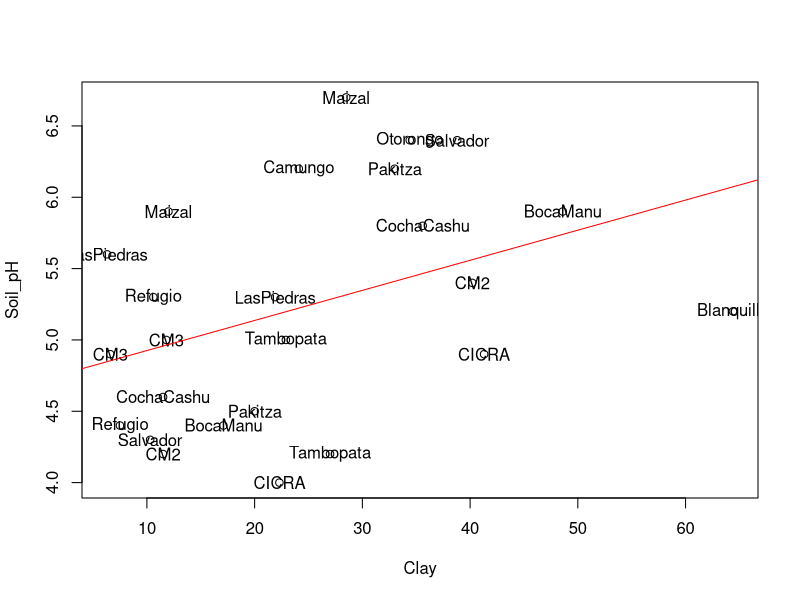
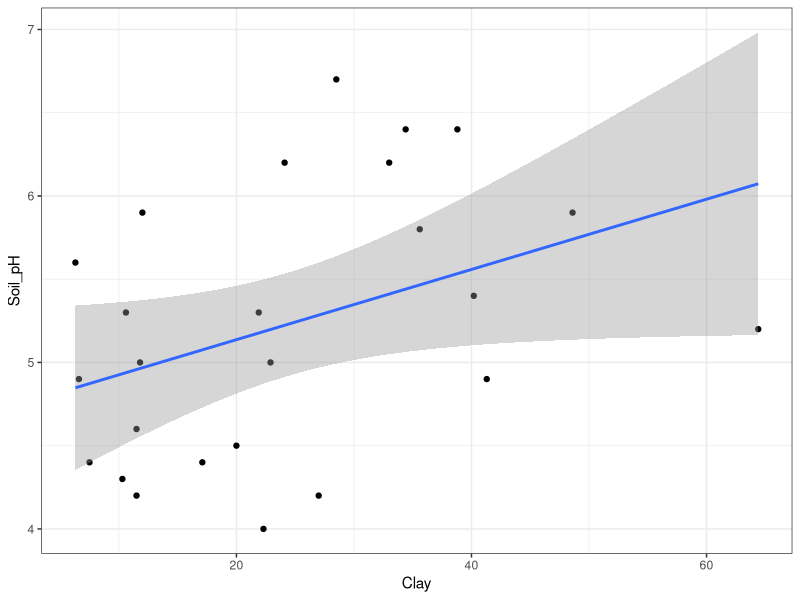
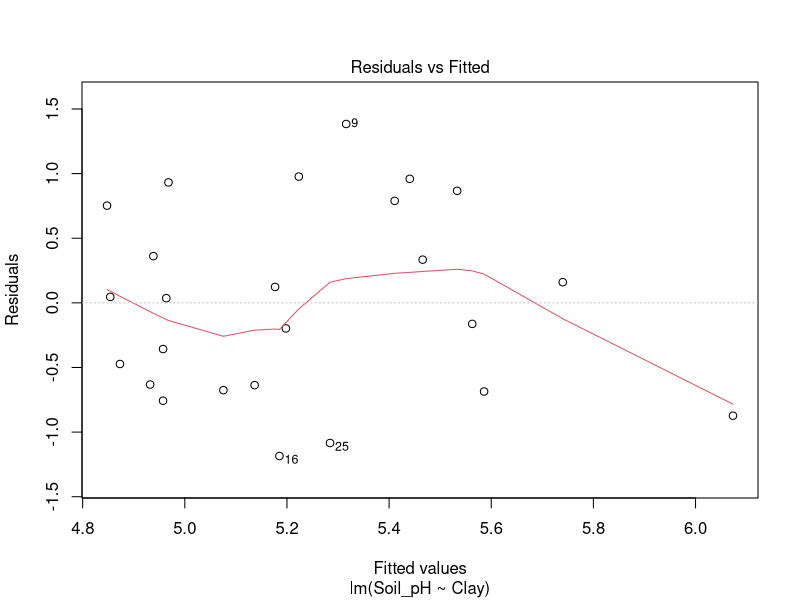
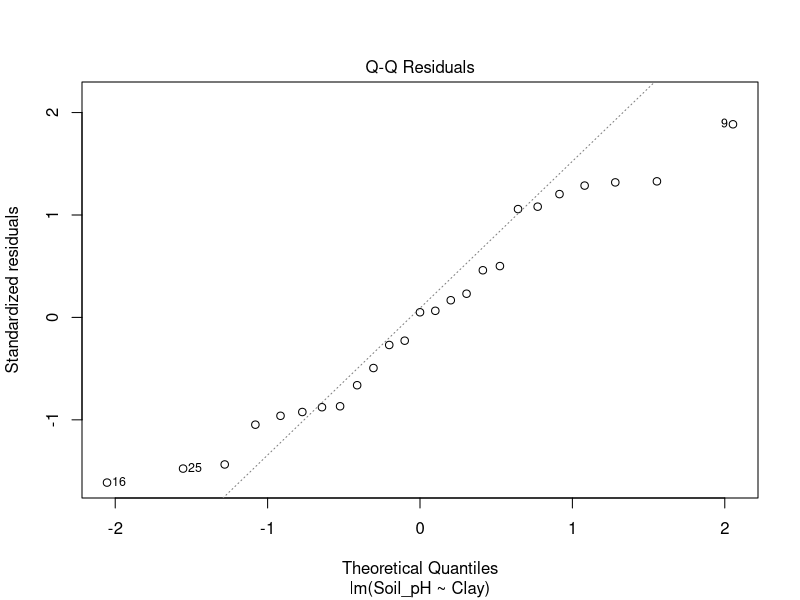
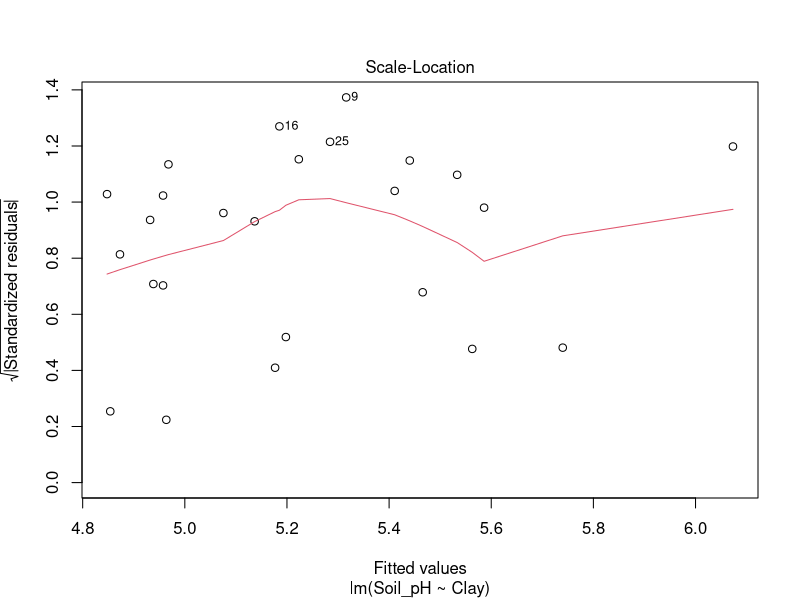
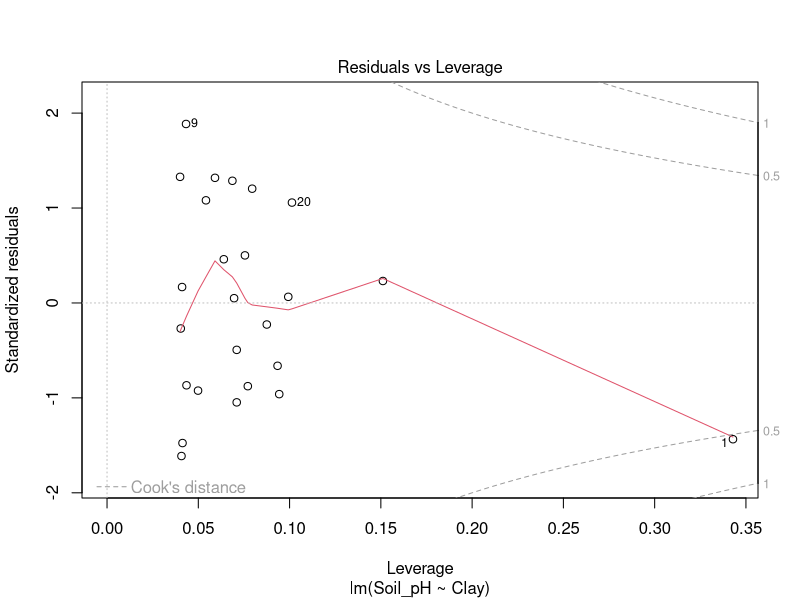
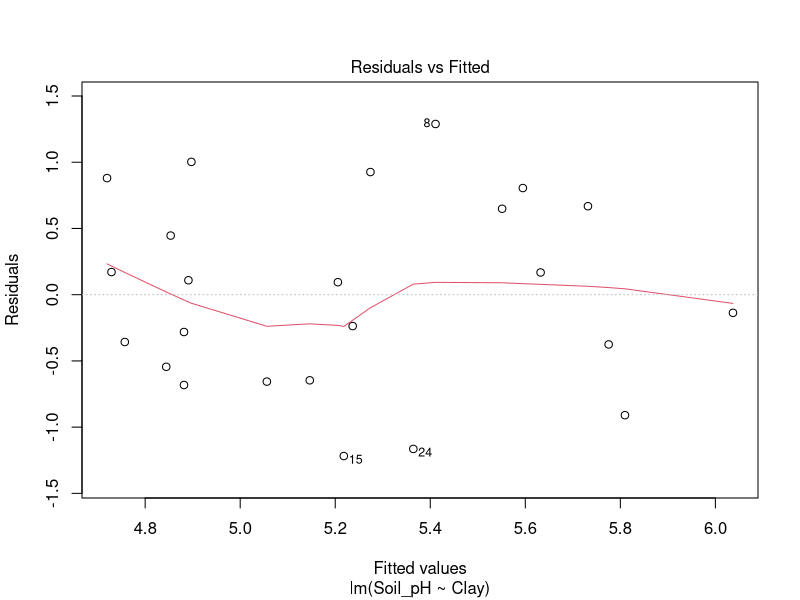
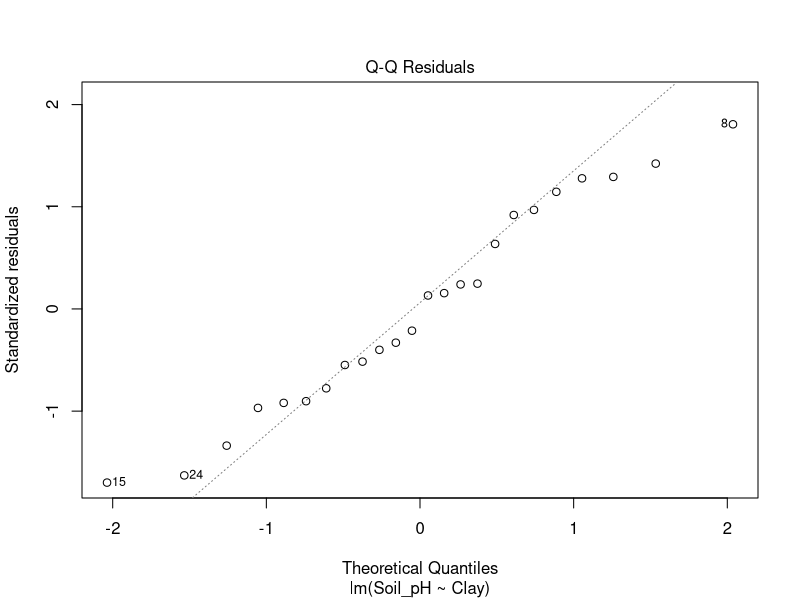

Write R code to recreate these figures, in order.
# Professional Skills R Session: Linear models, 5 Nov 

# Introductory things ---- 

# Load library 

library(dplyr)
library(ggplot2)

# Loading data 

soils <- read.csv("01-linear-models/peru_soil_data.csv")

# Quick check of the data 

dim(soils)
names(soils)
head(soils)
summary(soils)

# (6.1) Running ANOVA: pH varying with habitat ---- 

lm_pH <- lm(Soil_pH ~ Habitat, data = soils)

## Testing assumptions 

# (1) Test with shapiro normality / bartlett homoscedasticity test 
# Recall that we want the p-values for the tests to be greater than 0.05
# That means that it is NOT sig diff from being normally distributed i.e. normal
# And NOT sig diff from having different variances i.e. equal 
# (2) Or you can test with plot(lm_pH) to see the 4 types of plots
# note that plot(lm_pH) shows you the 4 plot, while plot(Soil_pH ~ Cont_var, data = soils)
# shows you just the plot of soil pH against another continuous variable, refer below
# (3) Or we can manually plot histograms with hist() and
# box plots with boxplots() or plot() to check as well 

lm_pH_resids <- resid(lm_pH)
shapiro.test(lm_pH_resids)                         # p-value = 0.06178
bartlett.test(Soil_pH ~ Habitat, data = soils)     # p-value = 0.9735

## Since assumptions are met, run the ANOVA 

anova(lm_pH)                                       # p-value = 0.0002474

# (6.1) Running ANOVA: soil potassium varying with habitat ---- 

lm_K <- lm(Potassium ~ Habitat, data = soils)

## Testing assumptions 

lm_K_resids <- resid(lm_K)
shapiro.test(lm_K_resids)                          # p-value = 0.7301
bartlett.test(Potassium ~ Habitat, data = soils)   # p-value = 0.004101

# Here, the p-value for bartlett < 0.05 meaning variances are different! 
# Which is problematic because we want equal variances, so we must transform

## Transforming the data 

soils$logK <- log(soils$Potassium)                 # Creates new column of logK

lm_logK <- lm(logK ~ Habitat, data = soils)        # New linear model

## Testing new assumptions 

lm_logK_resids <- resid(lm_logK)
shapiro.test(lm_logK_resids)                       # p-value = 0.1231
bartlett.test(logK ~ Habitat, data = soils)        # p-value = 0.3472

## Assumptions are met and now you can run the ANOVA

anova(lm_logK)                                     # p-value = 9.956e-05










# (6.2) Linear regression: pH with amount of clay ---- 

lm_pH_clay <- lm(Soil_pH ~ Clay, data = soils)

## Visualizing the data, examine the relationships before running model

# With base R 
plot(Soil_pH ~ Clay, data = soils)
text(Soil_pH ~ Clay, data = soils, labels = soils$Site)
abline(lm_pH_clay, col = "red")

# With ggplot 
(ggplot(soils, aes(x = Clay, y = Soil_pH)) + 
  geom_point() + 
  geom_smooth(method = lm) + 
  theme_bw())

# Side note, if we're going to do pH comparisons with amount of clay / sand / silt
# instead of specifying and running each pair, we can use pairs(soils[,c(5,18,19,20)])  
# which will plot ALL the pairwise relationships at once

## Testing normality assumption with Shapiro test 

# For linear regression (e.g. between pH and clay content) - CONTINUOUS VARIABLES
# when you're testing for equal variances, we're testing for whether the variance 
# between pH & its mean //// IS DIFFERENT FROM //// claycontent & its mean 

# But for anovas (e.g. pH between habitat types) - CATEGORICAL VARIABLES
# when you're testing for equal variances, we're testing for whether the variance 
# between pH in habitat A //// IS DIFFERENT FROM //// pH in habitat B

lm_pH_clay_resids <- resid(lm_pH_clay)
shapiro.test(lm_pH_clay_resids)                    # p-value = 0.2897

## Testing homoscedasticity / heteroscedasticity assumptions with NCV test 

# For linear regression (e.g. between pH and clay content) - CONTINUOUS VARIABLES
# when you're testing for equal variances, we're testing for whether the variance 
# between pH & its mean //// IS DIFFERENT FROM //// claycontent & its mean 

# But for anovas (e.g. pH between habitat types) - CATEGORICAL VARIABLES
# when you're testing for equal variances, we're testing for whether the variance 
# between pH in habitat A //// IS DIFFERENT FROM //// pH in habitat B

# So therefore bartlett.test will not work for linear regressions
# But you can use car::ncvTest(lm_whatever) to test for hetero/homo!

car::ncvTest(lm_pH_clay)                           # p-value = 0.59723

## Assumptions are met and now you can run the linear regression 

anova(lm_pH_clay)                                  # p-value = 0.05227
summary(lm_pH_clay)                                # This is the same! 

## Testing assumptions with plot(lm object) to see the 4 types of plots 

plot(lm_pH_clay) 

# Looking at the last plot of residuals vs leverage, we can see that the last point
# is so far away from the other plots, signifying that it has alot of influence
# on the relationship, i.e. high leverage - which is problematic 
# so we will have to remove that point that is causing issues!

## Removing the problematic point 

# With base R 
soils_new <- soils[-1,] 

# With the filter function from dplyr 
soils_new <- filter(soils, Survey != "Blanquillo_floodplain")

## Running the linear model again 

lm_pH_clay_new <- lm(Soil_pH ~ Clay, data = soils_new)
lm_pH_clay_new_resids <- resid(lm_pH_clay_new)
shapiro.test(lm_pH_clay_new_resids)                # p-value = 0.5618
car::ncvTest(lm_pH_clay_new)                       # p-value = 0.76221

## Checking the assumptions with plot(), 4 graphs: 

plot(lm_pH_clay_new)   

# Note how the points in the last graph are all closer to 0

## Plotting the graph! 

# With base R 
plot(Soil_pH ~ Clay, data = soils_new)
text(Soil_pH ~ Clay, data = soils_new, labels = soils$Site)
abline(lm_pH_clay, col = "red")

# With ggplot 
(ggplot(soils_new, aes(x = Clay, y = Soil_pH)) + 
    geom_point() + 
    geom_smooth(method = lm) + 
    theme_bw())
















# (6.5) Non-parametric: Kruskal-Wallis (Anova) ---- 

lm_na <- lm(Sodium ~ Habitat, data = soils)

## Testing assumptions

lm_na_resids <- resid(lm_na)
shapiro.test(lm_na_resids)                         # p-value = 3.155e-09
bartlett.test(Sodium ~ Habitat, data = soils)      # p-value = 2.322e-10

## Transformation, and testing assumptions again

lm_na_x <- lm(log(Sodium) ~ Habitat, data = soils)

lm_na_x_resids <- resid(lm_na_x)
shapiro.test(lm_na_x_resids)                       # p-value = 2.32e-06
bartlett.test(log(Sodium) ~ Habitat, data = soils) # p-value = 0.006953

## Still doesnt fulfil the assumptions, so have to run non-parametric 

kruskal.test(Sodium ~ Habitat, data = soils)       # p-value = 0.0002655

# (6.6) Non-parametric: Spearman (linear regression) ---- 

lm_sand_tbs <- lm(Total_Base_Saturation ~ Sand, data = soils)

## Testing assumptions

lm_sand_tbs_resids <- resid(lm_sand_tbs)
shapiro.test(lm_sand_tbs_resids)                   # p-value = 0.1435
car::ncvTest(lm_sand_tbs)                          # p-value = 0.42564

# In this case, the shapiro test / ncv test actually show us that the model 
# assumptions ARE met, but assuming that they are not, we can run the non-
# parametric equivalent instead! 

## Testing assumptions: using plot(linear model) to assess the diagnostic plots 

hist(lm_sand_tbs_resids) # Histogram 

plot(lm_sand_tbs)

# Residuals-fitted: allow us to check normally distributed 

# QQ-plot: allow us to check normally distributed 

# Scale-location: allows us to check homoscedasticity
# There is no horizontal line that is equally spread, i.e. heteroscedastic!

# Residual-leverage: would show us if there are any outlying points 
# The outlying points that could have a large influence on the regression model
# that might need to be removed 

## Running the correlation

cor.test(soils$Sand, soils$Total_Base_Saturation,  # p-value = 0.002412
         data = soils, method = "spearman")

